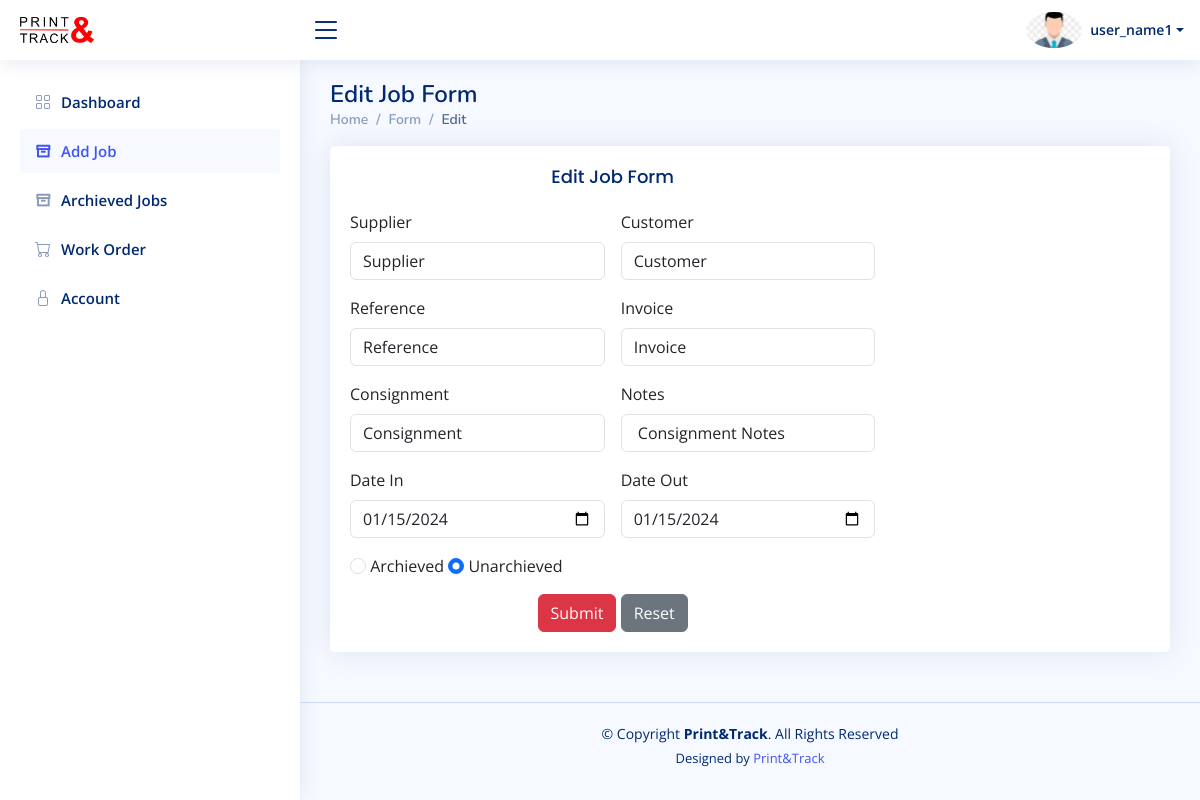
Screenshot of /user/jobedit.php?id=312 (signed in) with the database file from the repository.
### tables this page shows
CREATE TABLE `jobs` (
  `job_id` int(11) NOT NULL,
  `user_id` int(11) NOT NULL,
  `supplier` varchar(255) DEFAULT NULL,
  `customer` varchar(255) DEFAULT NULL,
  `reference` varchar(255) DEFAULT NULL,
  `invoice` varchar(255) DEFAULT NULL,
  `date_in` date DEFAULT NULL,
  `date_out` date DEFAULT NULL,
  `archived` tinyint(1) DEFAULT 0,
  `notes` varchar(600) NOT NULL,
  `consignment` varchar(600) NOT NULL
);

### user/jobedit.php (the view, shortened to what this page needs)
<!DOCTYPE html>
<html lang="en">
<head>
  <link href="../assets/vendor/bootstrap/css/bootstrap.min.css" rel="stylesheet">
  <link href="../assets/vendor/bootstrap-icons/bootstrap-icons.css" rel="stylesheet">
  <link href="../assets/vendor/boxicons/css/boxicons.min.css" rel="stylesheet">
  <link href="../assets/vendor/quill/quill.snow.css" rel="stylesheet">
  <link href="../assets/vendor/quill/quill.bubble.css" rel="stylesheet">
  <link href="../assets/vendor/remixicon/remixicon.css" rel="stylesheet">
  <link href="../assets/vendor/simple-datatables/style.css" rel="stylesheet">
  <link href="../assets/css/style.css" rel="stylesheet">
</head>
<body>
  <?php include('header.php') ?>
  <?php include('sidebar.php') ?>
  <main id="main" class="main">
    <div class="pagetitle">
      <h1>Edit Job Form</h1>
      <nav>
        <ol class="breadcrumb">
          <li class="breadcrumb-item"><a href="dashboard.php">Home</a></li>
          <li class="breadcrumb-item">Form</li>
          <li class="breadcrumb-item active">Edit</li>
        </ol>
      </nav>
    </div>
    <section class="section">
      <div class="row">
        <div class="col-lg-12">
          <div class="card">
            <div class="card-body">
              <div class="row">
                <div class="col-lg-8">
                  <h5 class="card-title text-center">Edit Job Form</h5>
                  <?php
                    if ($_SERVER["REQUEST_METHOD"] == "GET" && isset($_GET["id"])) {
                        include '../includes/db.php';
                        $id = $_GET["id"];
                        $sql = "SELECT * FROM Jobs WHERE job_id=$id";
                        $result = $conn->query($sql);
                        $row = $result->fetch_assoc();
                    }
                  ?>
                  <form class="row g-3" action="actions/job_edit_action.php" method="POST">
                    <div class="col-6">
                      <label for="inputNanme4" class="form-label">Supplier</label>
                      <input type="text" class="form-control" name="supplier" value="<?php echo isset($row) ? $row['supplier'] : ''; ?>">
                    </div>
                    <div class="col-6">
                      <label for="inputEmail4" class="form-label">Customer</label>
                      <input type="text" class="form-control" name="customer" value="<?php echo isset($row) ? $row['customer'] : ''; ?>">
                    </div>
                    <div class="col-6">
                      <label for="inputPassword4" class="form-label">Reference</label>
                      <input type="text" class="form-control" name="reference" value="<?php echo isset($row) ? $row['reference'] : ''; ?>">
                    </div>
                    <div class="col-6">
                      <label for="inputPassword4" class="form-label">Invoice</label>
                      <input type="text" class="form-control" name="invoice" value="<?php echo isset($row) ? $row['invoice'] : ''; ?>">
                    </div>
                    <div class="col-6">
                      <label for="inputPassword4" class="form-label">Consignment</label>
                      <input type="text" class="form-control" name="consignment" value="<?php echo isset($row) ? $row['consignment'] : ''; ?>">
                    </div>
                    <div class="col-6">
                      <label for="inputPassword4" class="form-label">Notes</label>
                      <input type="text" class="form-control" name="notes" value="<?php echo isset($row) ? $row['notes'] : ''; ?>">
                    </div>
                    <div class="col-6">
                      <label for="inputPassword4" class="form-label">Date In</label>
                      <input type="date" class="form-control" name="dateIn" value="<?php echo isset($row) ? $row['date_in'] : ''; ?>">
                    </div>
                    <div class="col-6">
                      <label for="inputPassword4" class="form-label">Date Out</label>
                      <input type="date" class="form-control" name="dateOut" value="<?php echo isset($row) ? $row['date_out'] : ''; ?>">
                    </div>
                    <div class="col-12">
                      <input class="form-check-input" type="radio" name="archieved" id="gridRadios1" value="0" <?php if (isset($row) && $row['archived'] == 0) { echo 'checked'; } ?>>
                      <label class="form-check-label" for="gridRadios1">
                      Archieved
                      </label>
                      <input class="form-check-input" type="radio" name="archieved" id="gridRadios1" value="1" <?php if (isset($row) && $row['archived'] == 1) { echo 'checked'; } ?>>
                      <label class="form-check-label" for="gridRadios1">
                      Unarchieved
                      </label>
                    </div>
                    <div class="text-center">
                      <button type="submit" class="btn btn-danger" name="update">Submit</button>
                      <button type="reset" class="btn btn-secondary">Reset</button>
                    </div>
                  </form>
                </div>
              </div>
            </div>
          </div>
        </div>
      </div>
    </section>
  </main>
  <?php include('footer.php') ?>
</body>
</html>

### assets/css/style.css (style rules this page uses)
:root { scroll-behavior: smooth; }
body { font-family: "Open Sans", sans-serif; background: #f6f9ff; color: #444444; }
a { color: #4154f1; text-decoration: none; }
h1, h2, h3, h4, h5, h6 { font-family: "Nunito", sans-serif; }
#main { margin-top: 60px; padding: 20px 30px; transition: all 0.3s; }
.pagetitle { margin-bottom: 10px; }
.pagetitle h1 { font-size: 24px; margin-bottom: 0; font-weight: 600; color: #012970; }
.card { margin-bottom: 30px; border: none; border-radius: 5px; box-shadow: 0px 0 30px rgba(1, 41, 112, 0.1); }
.card-title { padding: 20px 0 15px 0; font-size: 18px; font-weight: 500; color: #012970; font-family: "Poppins", sans-serif; }
.card-body { padding: 0 20px 20px 20px; }
.breadcrumb { font-size: 14px; font-family: "Nunito", sans-serif; color: #899bbd; font-weight: 600; }
.breadcrumb a { color: #899bbd; transition: 0.3s; }
.breadcrumb .breadcrumb-item::before { color: #899bbd; }
.breadcrumb .active { color: #51678f; font-weight: 600; }
@media (min-width: 1200px) { #main, #footer { margin-left: 300px; } }

### rows the page displays
jobs: supplier "Supplier", customer "Customer", reference "Reference", invoice "Invoice", consignment "Consignment", notes "Consignment Notes", dateIn "01/15/2024", dateOut "01/15/2024", archived "☐ Archieved", archived "☑"

### other values shown
$_SESSION['username'] "user_name1"
